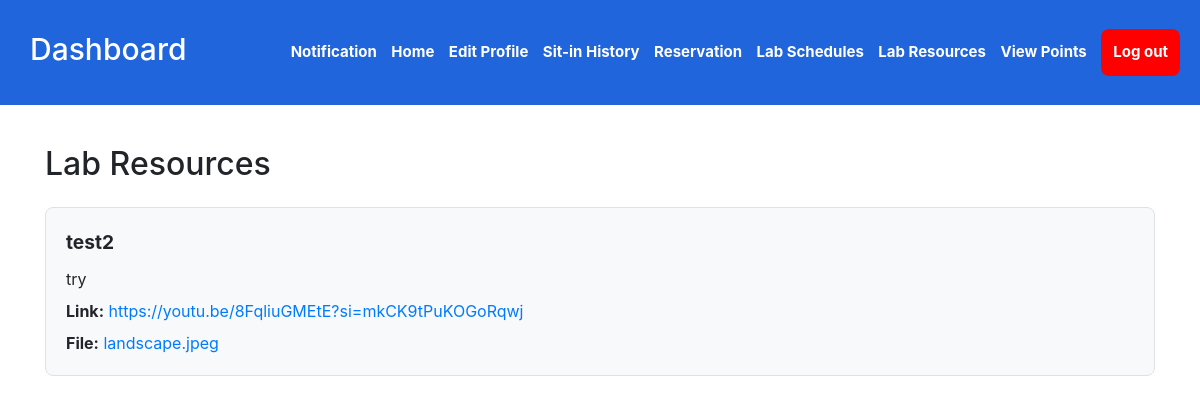
The app's page /lab_resources_view.php, older data.
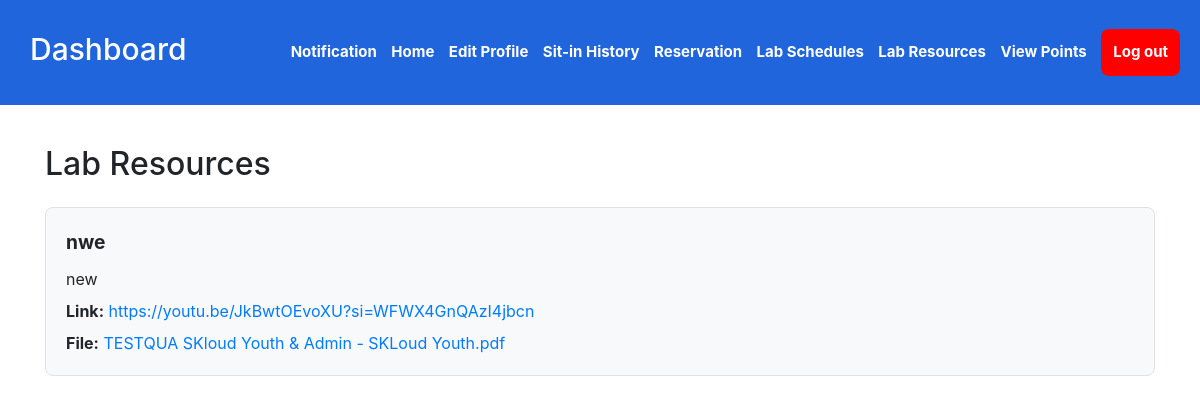
The same page, newer data.
### tables this page shows
CREATE TABLE `lab_resources` (
  `id` int(11) NOT NULL,
  `title` varchar(255) NOT NULL,
  `description` text NOT NULL,
  `file_name` varchar(255) DEFAULT NULL,
  `original_name` varchar(255) DEFAULT NULL,
  `file_path` varchar(255) DEFAULT NULL,
  `status` enum('enabled','disabled') NOT NULL DEFAULT 'enabled',
  `link` varchar(255) DEFAULT NULL
);

### lab_resources_view.php (the view, shortened to what this page needs)
<?php
include 'db.php';
$stmt = $connection->prepare("SELECT * FROM lab_resources WHERE status = 'enabled' ORDER BY id DESC");
$stmt->execute();
$result = $stmt->get_result();
$resources = $result->fetch_all(MYSQLI_ASSOC);
$upload_dir = 'uploads/';
?>
<!DOCTYPE html>
<html lang="en">
<head>
    <link rel="stylesheet" href="assets/styles.css?v=<?php echo time(); ?>">
    <link rel="stylesheet" href="https://stackpath.bootstrapcdn.com/bootstrap/4.5.2/css/bootstrap.min.css">
</head>
<body>
<nav>
    <h1>Dashboard</h1>
    <div class="nav-links" id="nav-links">
        <a href=""> Notification</a>
        <a id="home-nav" href="#"> Home</a>
        <a href="editprofile.php"> Edit Profile</a>
        <a href="sitin-history.php">Sit-in History</a>
        <a href="reservation.php"> Reservation</a>
        <a href="lab_schedule_student.php">Lab Schedules</a>
        <a href="lab_resources_view.php">Lab Resources</a>
        <a href="view_points.php">View Points</a>
        <a href="#" class="logout-btn" id="logoutbtn"> Log out </a>
    </div>
</nav>
<div class="container">
    <h2 class="mb-4">Lab Resources</h2>
    <?php if (empty($resources)): ?>
        <div class="alert alert-info">No lab resources available at the moment.</div>
    <?php else: ?>
        <?php foreach ($resources as $resource): ?>
            <div class="resource-card">
                <div class="resource-title"><?php echo htmlspecialchars($resource['title']); ?></div>
                <div class="resource-description"><?php echo htmlspecialchars($resource['description']); ?></div>
                <?php if (!empty($resource['link'])): ?>
                    <div class="resource-link mt-2">
                        <strong>Link:</strong>
                        <a href="<?php echo htmlspecialchars($resource['link']); ?>" target="_blank">
                            <?php echo htmlspecialchars($resource['link']); ?>
                        </a>
                    </div>
                <?php endif; ?>
                <?php if (!empty($resource['file_name'])): ?>
                    <div class="resource-file mt-2">
                        <strong>File:</strong>
                        <a href="<?php echo $upload_dir . $resource['file_name']; ?>" download="<?php echo htmlspecialchars($resource['original_name']); ?>">
                            <?php echo htmlspecialchars($resource['original_name']); ?>
                        </a>
                    </div>
                <?php endif; ?>
            </div>
        <?php endforeach; ?>
    <?php endif; ?>
</div>
</body>
</html>

Row changes from the older to the newer data that the page shows:
removed lab_resources: title "test2", description "try", link "https://youtu.be/8FqliuGMEtE?si=mkCK9tPuKOGoRqwj", original_name "landscape.jpeg"
added lab_resources: title "nwe", description "new", link "https://youtu.be/JkBwtOEvoXU?si=WFWX4GnQAzI4jbcn", original_name "TESTQUA SKloud Youth & Admin - SKLoud Youth.pdf"
